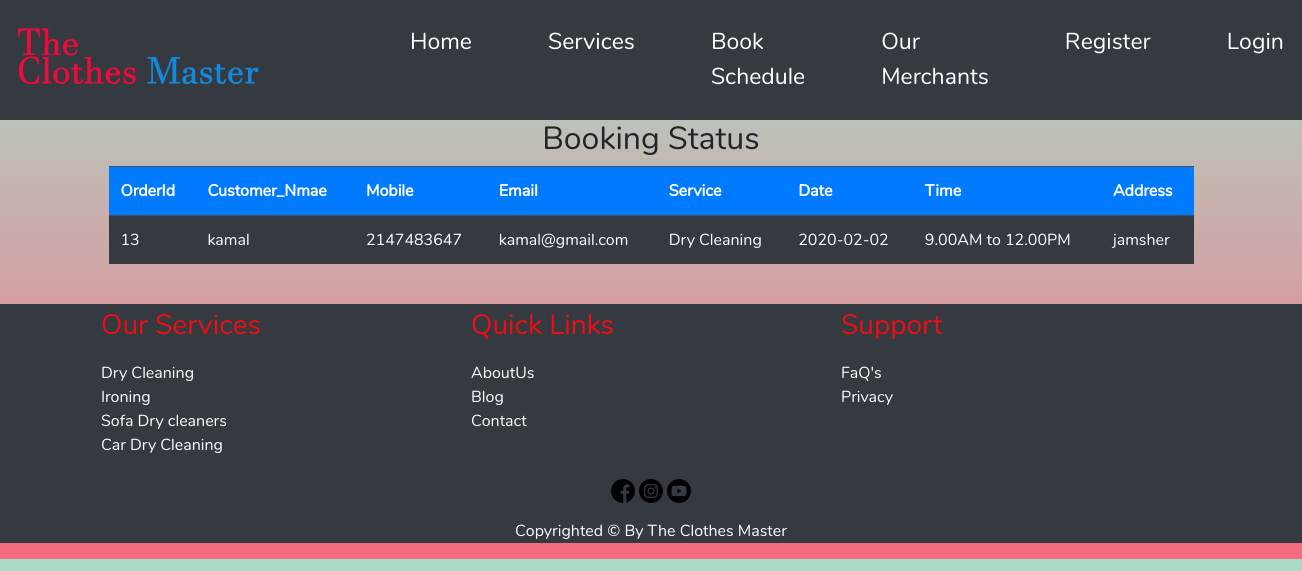
Screenshot of /viewbookings.php with the database file from the repository.
### tables this page shows
CREATE TABLE `booking_detail` (
  `id` int(11) NOT NULL,
  `name` varchar(100) NOT NULL,
  `mobile` varchar(50) NOT NULL,
  `email` varchar(100) NOT NULL,
  `msg` varchar(100) NOT NULL,
  `mid` varchar(100) NOT NULL,
  `services` varchar(100) NOT NULL,
  `date` date NOT NULL,
  `time` varchar(100) NOT NULL
);

### viewbookings.php (the view, shortened to what this page needs)
<!DOCTYPE html>
<html lang="en">
	<head>
  			<link rel="stylesheet" href="https://maxcdn.bootstrapcdn.com/bootstrap/4.5.0/css/bootstrap.min.css">
  			<link rel="stylesheet" href="css/headercss.css">
  			<link rel="stylesheet" href="css/style.css">
	</head>
<body style="background-image: linear-gradient(#ACDAC9, #F66B80 )">
<?php
if(isset($_SESSION['type']) &&  isset($_SESSION['email'])) {
		if($_SESSION['type'] == 'merchant' && $_SESSION['email']) {
			include 'headerm.php';
	 	}elseif($_SESSION['type']=='customer' && $_SESSION['email']) {
			include 'headeru.php';
	}
}else {
		 	include 'header.php';
	  }
?>
        <div class="Container m-auto">
            <center><h2>Booking Status</h2></center>
            <?php
                include_once 'conn.php';
                $mid = $_SESSION['email'];
                $sql = "SELECT * FROM booking_detail where mid='$mid'";
                if($result = mysqli_query($conn, $sql)){
                    if(mysqli_num_rows($result) > 0){
                        ?>
                        <table class="table table-dark col-lg-10 col-md-8 col-sm-10 m-auto">
                            <tr class="bg-primary">
                                <th>OrderId</th>
                                <th>Customer_Nmae</th>
                                <th>Mobile</th>
                                <th>Email</th>
                                <th>Service</th>
                                <th>Date</th>
                                <th>Time</th>
                                <th>Address</th>
                            </tr>
                            <?php
                        while($row = mysqli_fetch_array($result)){
                            echo "<tr>";
                                echo "<td>" . $row['id'] . "</td>";
                                echo "<td>" . $row['name'] . "</td>";
                                echo "<td>" . $row['mobile'] . "</td>";
                                echo "<td>" . $row['email'] . "</td>";
                                echo "<td>" . $row['services'] . "</td>";
                                echo "<td>" . $row['date'] . "</td>";
                                echo "<td>" . $row['time'] . "</td>";
                                echo "<td>" . $row['msg'] . "</td>";
                            echo "</tr>";
                        }
                        echo "</table>";
                    } else{
                        echo "No order found.";
                    }
                } else{
                    echo "ERROR: Could not able to execute $sql. " . mysqli_error($conn);
                }
                ?>
        </div>
<?php
    include 'footer.php';
?>
</body>
</html>

### css/style.css (style rules this page uses)
body { margin: 0; padding: 0; font-family: nunito; }
* { padding: 0; margin: 0; }

### rows the page displays
booking_detail: id "13", name "kamal", mobile "2147483647", email "kamal@gmail.com", services "Dry Cleaning", date "2020-02-02", time "9.00AM to 12.00PM", msg "jamsher"
